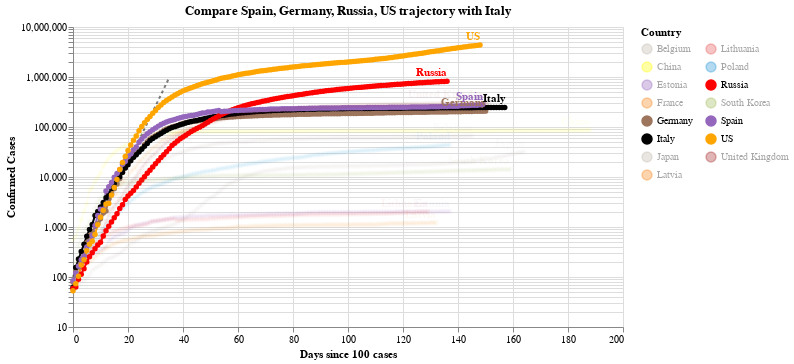

The code cell stored with this chart in its notebook:
### Code cell
#hide_input
chart2 = make_since_chart(dff2, ['Spain', 'Germany','Russia', 'US'], baseline_countries)
chart2

### Figure 1 — Vega-Lite specification as saved in the notebook (floating-point values rounded to 4 significant figures; data arrays with more than 128 entries replaced by an {"elided": "..."} marker saying what was removed)
{"config": {"view": {"continuousWidth": 400, "continuousHeight": 300}}, "layer": [{"data": {"name": "data-628230001892d6798b50651be41d1b3e"}, "mark": {"type": "line", "color": "black", "opacity": 0.5, "strokeDash": [3, 3]}, "encoding": {"x": {"type": "quantitative", "field": "Days since 100 cases"}, "y": {"type": "quantitative", "field": "Confirmed Cases"}}}, {"data": {"name": "data-513832c875f86a55c4bb811748ea93cc"}, "mark": {"type": "line", "point": true}, "encoding": {"color": {"type": "nominal", "field": "Country", "legend": {"columns": 2}, "scale": {"domain": ["Belgium", "China", "Estonia", "France", "Germany", "Italy", "Japan", "Latvia", "Lithuania", "Poland", "Russia", "South Korea", "Spain", "US", "United Kingdom"], "range": ["#C1B7AD", "yellow", "#9467bd", "#F58518", "#9D755D", "black", "#C1B7AD", "#F58518", "#E45756", "#2495D3", "red", "#A1BA59", "#9467bd", "orange", "brown"]}}, "opacity": {"condition": {"value": 1, "selection": "selector003"}, "value": 0.05}, "tooltip": [{"type": "nominal", "field": "Country"}, {"type": "temporal", "field": "Date"}, {"type": "quantitative", "field": "Confirmed Cases"}, {"type": "quantitative", "field": "Days since 100 cases"}], "x": {"type": "quantitative", "field": "Days since 100 cases"}, "y": {"type": "quantitative", "field": "Confirmed Cases", "scale": {"type": "log"}}}, "selection": {"selector003": {"type": "multi", "fields": ["Country"], "bind": "legend", "init": [{"Country": "Spain"}, {"Country": "Germany"}, {"Country": "Russia"}, {"Country": "US"}, {"Country": "Italy"}]}}, "width": 550}, {"data": {"name": "data-513832c875f86a55c4bb811748ea93cc"}, "mark": {"type": "text", "align": "right", "dy": -8, "fontWeight": "bold"}, "encoding": {"color": {"type": "nominal", "field": "Country", "legend": {"columns": 2}, "scale": {"domain": ["Belgium", "China", "Estonia", "France", "Germany", "Italy", "Japan", "Latvia", "Lithuania", "Poland", "Russia", "South Korea", "Spain", "US", "United Kingdom"], "range": ["#C1B7AD", "yellow", "#9467bd", "#F58518", "#9D755D", "black", "#C1B7AD", "#F58518", "#E45756", "#2495D3", "red", "#A1BA59", "#9467bd", "orange", "brown"]}}, "opacity": {"condition": {"value": 1, "selection": "selector003"}, "value": 0.05}, "text": {"type": "nominal", "field": "Country"}, "tooltip": [{"type": "nominal", "field": "Country"}, {"type": "temporal", "field": "Date"}, {"type": "quantitative", "field": "Confirmed Cases"}, {"type": "quantitative", "field": "Days since 100 cases"}], "x": {"type": "quantitative", "field": "Days since 100 cases"}, "y": {"type": "quantitative", "field": "Confirmed Cases", "scale": {"type": "log"}}}, "transform": [{"filter": "(datum['Date'] >= 1595894400000)"}], "width": 550}], "title": "Compare Spain, Germany, Russia, US trajectory with Italy", "$schema": "https://vega.github.io/schema/vega-lite/v4.0.2.json", "datasets": {"data-628230001892d6798b50651be41d1b3e": [{"Days since 100 cases": 0, "Confirmed Cases": 100.0}, {"Days since 100 cases": 1, "Confirmed Cases": 130.0}, {"Days since 100 cases": 2, "Confirmed Cases": 169.0}, {"Days since 100 cases": 3, "Confirmed Cases": 219.7}, {"Days since 100 cases": 4, "Confirmed Cases": 285.6}, {"Days since 100 cases": 5, "Confirmed Cases": 371.3}, {"Days since 100 cases": 6, "Confirmed Cases": 482.7}, {"Days since 100 cases": 7, "Confirmed Cases": 627.5}, {"Days since 100 cases": 8, "Confirmed Cases": 815.7}, {"Days since 100 cases": 9, "Confirmed Cases": 1060.0}, {"Days since 100 cases": 10, "Confirmed Cases": 1379.0}, {"Days since 100 cases": 11, "Confirmed Cases": 1792.0}, {"Days since 100 cases": 12, "Confirmed Cases": 2330.0}, {"Days since 100 cases": 13, "Confirmed Cases": 3029.0}, {"Days since 100 cases": 14, "Confirmed Cases": 3937.0}, {"Days since 100 cases": 15, "Confirmed Cases": 5119.0}, {"Days since 100 cases": 16, "Confirmed Cases": 6654.0}, {"Days since 100 cases": 17, "Confirmed Cases": 8650.0}, {"Days since 100 cases": 18, "Confirmed Cases": 11250.0}, {"Days since 100 cases": 19, "Confirmed Cases": 14620.0}, {"Days since 100 cases": 20, "Confirmed Cases": 19000.0}, {"Days since 100 cases": 21, "Confirmed Cases": 24710.0}, {"Days since 100 cases": 22, "Confirmed Cases": 32120.0}, {"Days since 100 cases": 23, "Confirmed Cases": 41750.0}, {"Days since 100 cases": 24, "Confirmed Cases": 54280.0}, {"Days since 100 cases": 25, "Confirmed Cases": 70560.0}, {"Days since 100 cases": 26, "Confirmed Cases": 91730.0}, {"Days since 100 cases": 27, "Confirmed Cases": 119300.0}, {"Days since 100 cases": 28, "Confirmed Cases": 155000.0}, {"Days since 100 cases": 29, "Confirmed Cases": 201500.0}, {"Days since 100 cases": 30, "Confirmed Cases": 262000.0}, {"Days since 100 cases": 31, "Confirmed Cases": 340600.0}, {"Days since 100 cases": 32, "Confirmed Cases": 442800.0}, {"Days since 100 cases": 33, "Confirmed Cases": 575600.0}, {"Days since 100 cases": 34, "Confirmed Cases": 748300.0}, {"Days since 100 cases": 35, "Confirmed Cases": 972800.0}], "data-513832c875f86a55c4bb811748ea93cc": {"elided": "2248 records"}}}
